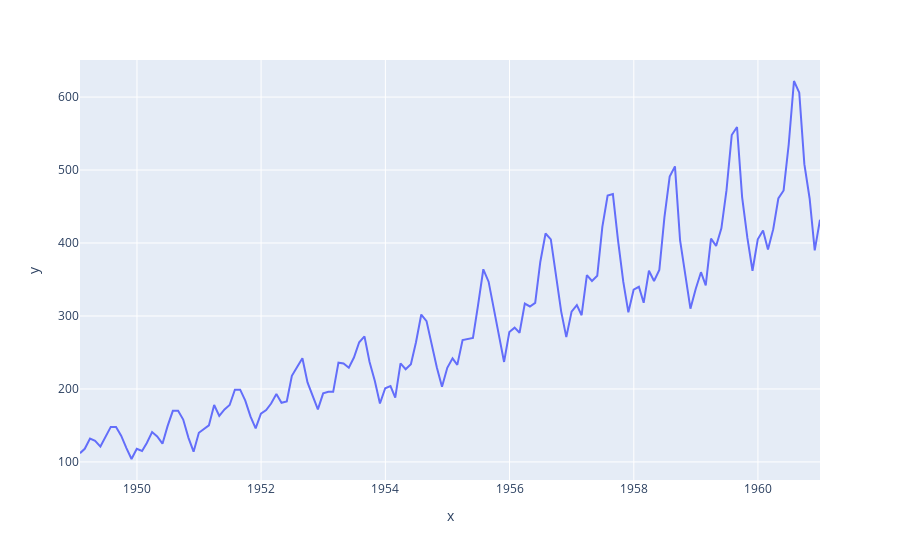

Write notebook code for a chart like this one.
### Code cell
import plotly.express as px
px.line(x=air['Time'],y=air['AirPassengers'])

### Figure 1 — Plotly figure (JSON) as saved in the notebook; plotly's stock layout.template omitted (floating-point values rounded to 4 significant figures; data arrays with more than 128 entries replaced by an {"elided": "..."} marker saying what was removed)
{"data": [{"hovertemplate": "x=%{x}<br>y=%{y}<extra></extra>", "legendgroup": "", "line": {"color": "#636efa", "dash": "solid"}, "mode": "lines", "name": "", "showlegend": false, "type": "scatter", "x": {"elided": "144 str values"}, "xaxis": "x", "y": {"elided": "144 int values"}, "yaxis": "y"}], "layout": {"legend": {"tracegroupgap": 0}, "margin": {"t": 60}, "xaxis": {"anchor": "y", "domain": [0, 1], "title": {"text": "x"}}, "yaxis": {"anchor": "x", "domain": [0, 1], "title": {"text": "y"}}}}
